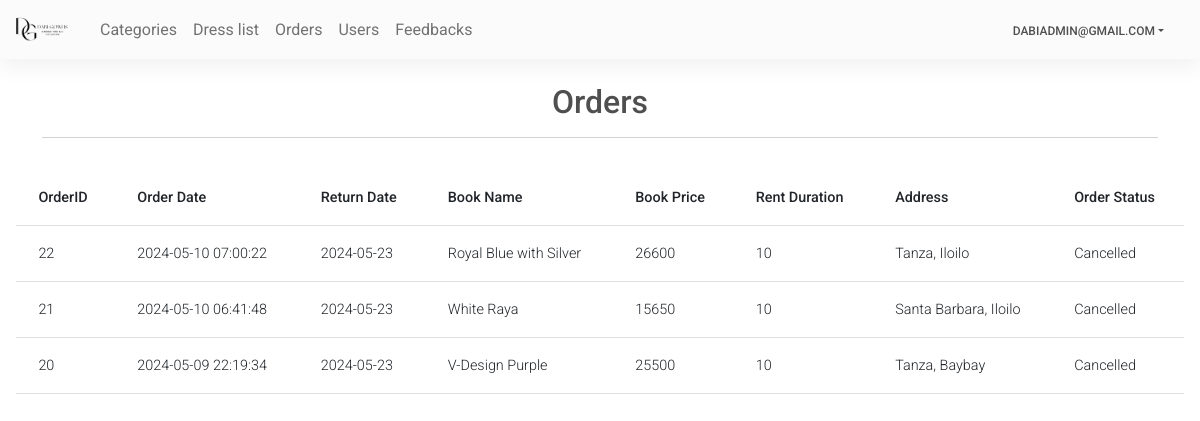
Screenshot of /Admin/returnDate.php (signed in) with the database file from the repository.
### tables this page shows
CREATE TABLE `orders` (
  `id` int(11) NOT NULL,
  `user_id` int(11) NOT NULL,
  `address` varchar(100) NOT NULL,
  `address2` varchar(100) DEFAULT NULL,
  `pin` int(11) NOT NULL,
  `payment_method` varchar(20) DEFAULT NULL,
  `total` int(11) NOT NULL,
  `payment_status` varchar(20) NOT NULL,
  `order_status` int(11) NOT NULL,
  `date` datetime NOT NULL,
  `duration` int(11) NOT NULL
);

CREATE TABLE `dress` (
  `id` int(11) NOT NULL,
  `category_id` int(11) NOT NULL,
  `DSN` varchar(20) NOT NULL,
  `name` varchar(255) NOT NULL,
  `img` text NOT NULL,
  `security` int(11) NOT NULL,
  `rent` int(11) NOT NULL,
  `qty` int(11) NOT NULL,
  `best_seller` int(11) DEFAULT NULL,
  `short_desc` varchar(2000) NOT NULL,
  `description` text NOT NULL,
  `status` tinyint(4) NOT NULL DEFAULT 1,
  `price` int(3) GENERATED ALWAYS AS (coalesce(`security`,0) + coalesce(`rent`,0)) VIRTUAL
);

CREATE TABLE `order_status` (
  `id` int(11) NOT NULL,
  `status_name` varchar(15) NOT NULL
);

### Admin/returnDate.php (the view, shortened to what this page needs)
<?php require('topNav.php'); ?>
<main>
    <div class="container pt-4">
        <h4 class="fs-2 text-center ">Orders</h4>
        <hr>
    </div>
    <div class="card-body">
        <table class="table">
            <thead>
                <tr>
                    <th> OrderID</th>
                    <th>Order Date</th>
                    <th>Return Date</th>
                    <th>Book Name</th>
                    <th>Book Price</th>
                    <th>Rent Duration</th>
                    <th>Address</th>
                    <th>Order Status</th>
                </tr>
            </thead>
            <tbody>
                <?php
                $sql = "SELECT orders.*, name, status_name
                FROM orders
                JOIN order_detail ON orders.id = order_detail.order_id
                JOIN dress ON order_detail.dress_id = dress.id
                JOIN order_status ON orders.order_status = order_status.id
                WHERE status_name LIKE '%Cancelled%'
                ORDER BY date DESC";
                $res = mysqli_query($con, $sql);
                while ($row = mysqli_fetch_assoc($res)) { ?>
                <tr>
                    <td> <?php echo $row['id'] ?> </td>
                    <td> <?php echo $row['date'] ?> </td>
                    <td>
    <?php
    $currentDate = new DateTime();
    $duration = $row['duration'];
    $returnDate = $currentDate->modify("+$duration days");
    echo $returnDate->format("Y-m-d");
    ?>
</td>
                    <td> <?php echo $row['name'] ?> </td>
                    <td> <?php echo $row['total'] ?> </td>
                    <td> <?php echo $row['duration'] ?> </td>
                    <td> <?php echo $row['address'] ?>, <?php echo $row['address2'] ?> </td>
                    <td> <?php echo $row['status_name'] ?> </td>
                </tr>
                <?php } ?>
            </tbody>
        </table>
    </div>
</main>
</body>
</html>

### rows the page displays
orders: id "22", date "2024-05-10 07:00:22", duration "2024-05-23", dress.name "Royal Blue with Silver", total "26600", duration "10", address "Tanza", address2 "Iloilo", order_status.status_name "Cancelled"
orders: id "21", date "2024-05-10 06:41:48", duration "2024-05-23", dress.name "White Raya", total "15650", duration "10", address "Santa Barbara", address2 "Iloilo", order_status.status_name "Cancelled"
orders: id "20", date "2024-05-09 22:19:34", duration "2024-05-23", dress.name "V-Design Purple", total "25500", duration "10", address "Tanza", address2 "Baybay", order_status.status_name "Cancelled"

### other values shown
$userName "DABIADMIN@GMAIL.COM"
